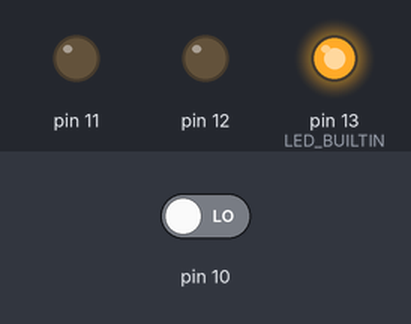
Bench run of a sketch on a simulated Arduino Uno, built with avr-gcc and run on an emulated ATmega328P. Shown: output pins drawn as LEDs (lit = HIGH). Inputs (shaded band) come from the test bench; at power-on: pin 10 LOW.

Above: at 5.0 s.
At 19.0 s:
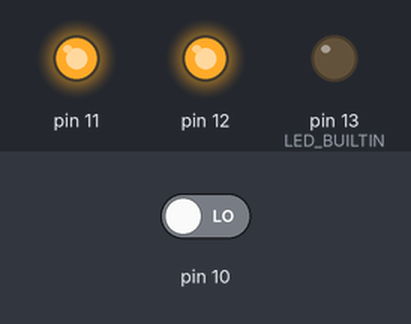
At 26.0 s:
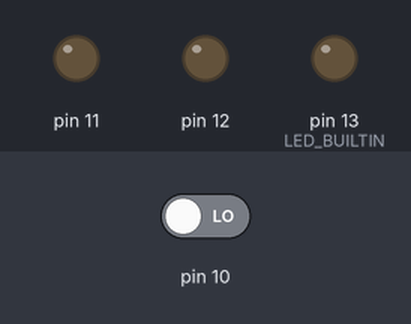
Timing chart, 0 to 36.4 s (numbered marks = the images above):
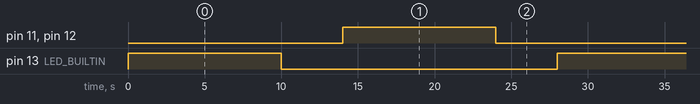

Measured:
- by itself, pin 11, pin 12, pin 13 (LED_BUILTIN): alternates HIGH for 10.0 s and LOW for 18.0 s
- by itself, everything shown: repeats every 28.0 s, in 4 steps

The sketch:

14-Entradas_e_sa_das_dixitais__II_.ino
```cpp
// C++ code
//
void setup()
{
  pinMode(10, INPUT);
  pinMode(LED_BUILTIN, OUTPUT);
  pinMode(12, OUTPUT);
  pinMode(11, OUTPUT);
}

void loop()
{
  /*Si el pulsador envía señal pone en low las
  salidas 11, 12 y 13*/
  if (digitalRead(10) == HIGH) {
    digitalWrite(LED_BUILTIN, LOW);
    digitalWrite(12, LOW);
    digitalWrite(11, LOW);
  } /* Si no se cumple la condición anterior hace
  lo siguiente */
  else {
    //damos tensión en el pin 13
    digitalWrite(LED_BUILTIN, HIGH);
    //esperamos 10 segundos
    delay(10000);
    //quitamos tensión en el pin 13
    digitalWrite(LED_BUILTIN, LOW);
    //esperamos 4 segundos
    delay(4000);
    //damos tensión en el pin 12
    digitalWrite(12, HIGH);
    //damos tensión en el pin 11
    digitalWrite(11, HIGH);
    //esperamos 10 segundos
    delay(10000);
    //quitamos tensión en el pin 12
    digitalWrite(12, LOW);
    //quitamos tensión en el pin 11
    digitalWrite(11, LOW);
    //esperamos 4 segundos
    delay(4000);
  }
}
```
